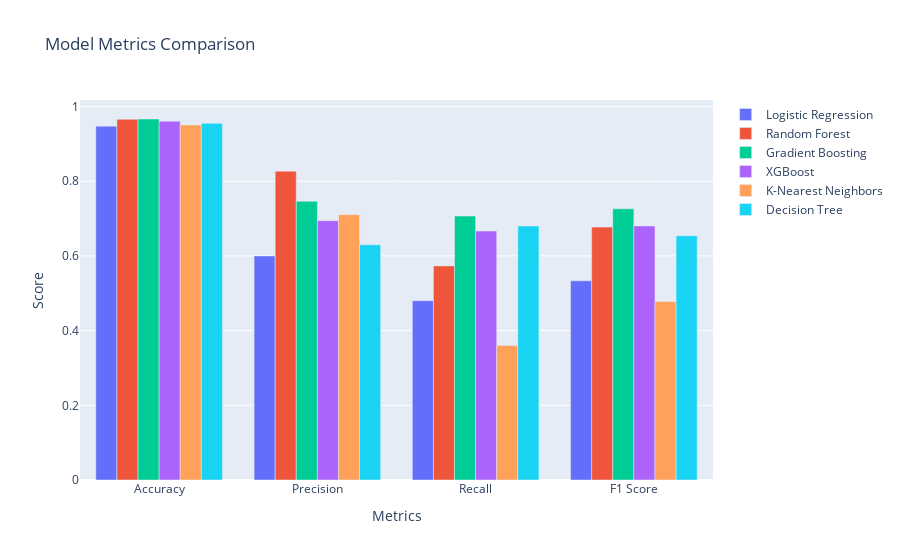

The code cell stored with this chart in its notebook:
### Code cell
import pandas as pd
from sklearn.model_selection import train_test_split
from sklearn.preprocessing import LabelBinarizer, StandardScaler
from sklearn.metrics import accuracy_score, precision_score, recall_score, f1_score
from sklearn.linear_model import LogisticRegression
from sklearn.ensemble import RandomForestClassifier, GradientBoostingClassifier
from sklearn.neighbors import KNeighborsClassifier
from sklearn.tree import DecisionTreeClassifier
import xgboost as xgb
import plotly.graph_objects as go

# Define a function to plot interactive bar charts
def plot_metrics(model_names, accuracy, precision, recall, f1_score):
    fig = go.Figure()

    # Add bars for each model and each metric
    for i, model_name in enumerate(model_names):
        fig.add_trace(go.Bar(name=model_name, x=['Accuracy', 'Precision', 'Recall', 'F1 Score'],
                             y=[accuracy[i], precision[i], recall[i], f1_score[i]]))

    # Update layout
    fig.update_layout(barmode='group',
                      title='Model Metrics Comparison',
                      xaxis_title='Metrics',
                      yaxis_title='Score')

    # Show plot
    fig.show()


# Assuming 'df' is your DataFrame
data = df[['Sex', 'Party', 'Age', 'Electors',
           'Constituency_Type', 'District_Name', 'Sub_Region', 'No_of_Candidates',
           'ENOP', 'Contested', 'Turncoat', 'Incumbent', 'Recontest', 'Education_Qualification',
           'Main_Profession', 'Second_Profession', 'Result', 'Alliance']]

# Remove rows where Party is "NOTA"
data = data[data['Party'] != 'NOTA']

# Ensure consistent data types in 'Result' column
data['Result'] = data['Result'].astype(str)

# Binarize the target variable
lb_style = LabelBinarizer()
y = lb_style.fit_transform(data['Result']).ravel()

# Separate the 'Result' column
X = data.drop(columns=['Result'])

# Apply pd.get_dummies to encode categorical variables, dropping the first category to avoid multicollinearity
X_encoded = pd.get_dummies(X, drop_first=True)

# Standardize numerical features
scaler = StandardScaler()
X_scaled = scaler.fit_transform(X_encoded)

# Split the data into training and testing sets
X_train, X_test, y_train, y_test = train_test_split(X_scaled, y, test_size=0.3, random_state=42)

# Train the models and calculate metrics

# Logistic Regression
lr = LogisticRegression(max_iter=1000, random_state=42)
lr.fit(X_train, y_train)
y_pred_lr = lr.predict(X_test)
accuracy_lr = accuracy_score(y_test, y_pred_lr)
precision_lr = precision_score(y_test, y_pred_lr)
recall_lr = recall_score(y_test, y_pred_lr)
f1_lr = f1_score(y_test, y_pred_lr)

# Random Forest
rf = RandomForestClassifier(random_state=42)
rf.fit(X_train, y_train)
y_pred_rf = rf.predict(X_test)
accuracy_rf = accuracy_score(y_test, y_pred_rf)
precision_rf = precision_score(y_test, y_pred_rf)
recall_rf = recall_score(y_test, y_pred_rf)
f1_rf = f1_score(y_test, y_pred_rf)

# Gradient Boosting
gb = GradientBoostingClassifier(random_state=42)
gb.fit(X_train, y_train)
y_pred_gb = gb.predict(X_test)
accuracy_gb = accuracy_score(y_test, y_pred_gb)
precision_gb = precision_score(y_test, y_pred_gb)
recall_gb = recall_score(y_test, y_pred_gb)
f1_gb = f1_score(y_test, y_pred_gb)

# XGBoost
xgb_model = xgb.XGBClassifier(random_state=42)
xgb_model.fit(X_train, y_train)
y_pred_xgb = xgb_model.predict(X_test)
accuracy_xgb = accuracy_score(y_test, y_pred_xgb)
precision_xgb = precision_score(y_test, y_pred_xgb)
recall_xgb = recall_score(y_test, y_pred_xgb)
f1_xgb = f1_score(y_test, y_pred_xgb)

# K-Nearest Neighbors
knn = KNeighborsClassifier()
knn.fit(X_train, y_train)
y_pred_knn = knn.predict(X_test)
accuracy_knn = accuracy_score(y_test, y_pred_knn)
precision_knn = precision_score(y_test, y_pred_knn)
recall_knn = recall_score(y_test, y_pred_knn)
f1_knn = f1_score(y_test, y_pred_knn)

# Decision Tree
dt = DecisionTreeClassifier(random_state=42)
dt.fit(X_train, y_train)
y_pred_dt = dt.predict(X_test)
accuracy_dt = accuracy_score(y_test, y_pred_dt)
precision_dt = precision_score(y_test, y_pred_dt)
recall_dt = recall_score(y_test, y_pred_dt)
f1_dt = f1_score(y_test, y_pred_dt)

# Append Decision Tree model to lists
model_names = ['Logistic Regression', 'Random Forest', 'Gradient Boosting', 'XGBoost', 'K-Nearest Neighbors', 'Decision Tree']
accuracy_scores = [accuracy_lr, accuracy_rf, accuracy_gb, accuracy_xgb, accuracy_knn, accuracy_dt]
precision_scores = [precision_lr, precision_rf, precision_gb, precision_xgb, precision_knn, precision_dt]
recall_scores = [recall_lr, recall_rf, recall_gb, recall_xgb, recall_knn, recall_dt]
f1_scores = [f1_lr, f1_rf, f1_gb, f1_xgb, f1_knn, f1_dt]

# Plotting interactive bar charts
plot_metrics(model_names, accuracy_scores, precision_scores, recall_scores, f1_scores)

### Figure 1 — Plotly figure (JSON) as saved in the notebook; plotly's stock layout.template omitted (floating-point values rounded to 4 significant figures)
{"data": [{"name": "Logistic Regression", "type": "bar", "x": ["Accuracy", "Precision", "Recall", "F1 Score"], "y": [0.9475, 0.6, 0.48, 0.5333]}, {"name": "Random Forest", "type": "bar", "x": ["Accuracy", "Precision", "Recall", "F1 Score"], "y": [0.9658, 0.8269, 0.5733, 0.6772]}, {"name": "Gradient Boosting", "type": "bar", "x": ["Accuracy", "Precision", "Recall", "F1 Score"], "y": [0.9667, 0.7465, 0.7067, 0.726]}, {"name": "XGBoost", "type": "bar", "x": ["Accuracy", "Precision", "Recall", "F1 Score"], "y": [0.9608, 0.6944, 0.6667, 0.6803]}, {"name": "K-Nearest Neighbors", "type": "bar", "x": ["Accuracy", "Precision", "Recall", "F1 Score"], "y": [0.9508, 0.7105, 0.36, 0.4779]}, {"name": "Decision Tree", "type": "bar", "x": ["Accuracy", "Precision", "Recall", "F1 Score"], "y": [0.955, 0.6296, 0.68, 0.6538]}], "layout": {"autosize": true, "barmode": "group", "title": {"text": "Model Metrics Comparison"}, "xaxis": {"autorange": true, "range": [-0.5, 3.5], "title": {"text": "Metrics"}, "type": "category"}, "yaxis": {"autorange": true, "range": [0, 1.018], "title": {"text": "Score"}, "type": "linear"}}}
